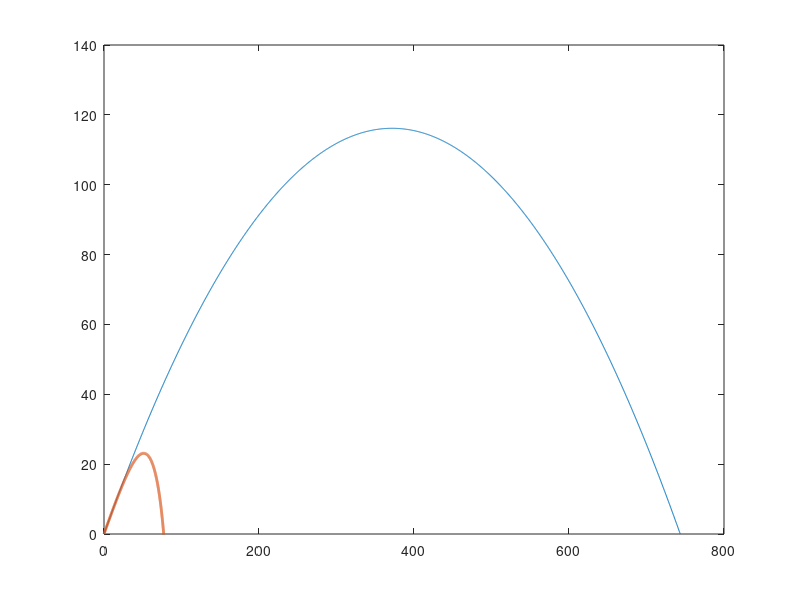

This chart was generated by the following MATLAB code: (Note: this script raises an error after producing the figure.)
% Anush Rathod
% 01/12/2021
% ECE 202, Project 2, Phase 3
% Hitting a home run, with air resistance
% Phase 1 - Comparing the analytical solution to the numeric, without drag
% phase 2 - Comparing drag and drag off trajectories
% phase 3 - exporting data to Excel and finding time of flight, maximum
%           height and range of the baseball


clear; clf;

% ------- Given Information -------

v0mph = 112; % exit velocity in mph
phi0deg = 32;    % launch angle in degrees

x0 = 0; y0 = 0; % starting position coordinates for the ball

g = 10; % gravitational constant, in m/s

% ------- Setting up variables -------

mph2mps = 5280 * 12 * 2.54 / 100 / 3600;   % mph to m/s conversion
deg2rad = pi()/180;   % degrees to radians

v0 = v0mph * mph2mps;
phi0 = phi0deg * deg2rad;

v0x = v0*cos(phi0);   % x-component of v0
v0y = v0*sin(phi0);   % y-component of v0

% ----- compute some useful characteristics of trajectory -----

tH = v0y/g;    % time to reach max. height
tLand = 2*tH;   % time to land (time of flight)

H = tH * v0y/2;   % max. height
R = v0x * tLand;   % range

m2ft = 3.3; % constant to convert from m to ft

R_ft = R*m2ft;    % ROUGH conversion from m to ft


% ----- set up a time array, compute x(t), y(t) analytically -----

tmin = 0; tmax = tLand; 
N = 2000;   % intervals

t = linspace(tmin, tmax, N+1);   % time array, connects x(t) with y(t)

% ------ Analytical Solution -------

xt = (x0 + v0x*t)*m2ft; % finding xt and converting to ft
yt = (y0 + v0y*t - (1/2)*g*t.^2)*m2ft;  % finding yt and converting to ft


% ------ Numerical Solution -------

m  = 0.145; % mass of baseball, in kg
C = input("Enter a value for drag coefficient C: ");
A = 0.00426; % cross sectional area, in m^2
            %(source-http://spiff.rit.edu/richmond/baseball/traj/traj.html)
p = 1.225; % air density, in kg/m^3 
          %(source - http://spiff.rit.edu/richmond/baseball/traj/traj.html)

dt = (tmax-tmin)/N;
y = zeros(1, N+1);   % initialize y(t)

x(1) = x0;
y(1) = y0;
vx = v0x;
vy = v0y;

D = 0.5*C*p*A;
for n = 1:N
    v = sqrt(vx^2 + vy^2);
    Fnet_x = 0 - D*v*vx;
    ax = Fnet_x/m;
    x(n+1) = x(n) + vx*dt + (1/2)*ax*dt^2;
    vx = vx + ax*dt;
    
    Fnet_y = -m*g - 0 - D*v*vy;
    ay = Fnet_y/m;
    y(n+1) = y(n) + vy*dt + (1/2)*ay*dt^2; 
    vy = vy + ay*dt;

end

x_ft = x*m2ft; % converting x(t) to feet
y_ft = y*m2ft; % converting y(t) to feet

% ------ checks -------

checkSum_x = sum(abs(x_ft-xt))
checkSum_y = sum(abs(y_ft-yt))

% -------- plotting graph ---------

plot(xt, yt, x_ft, y_ft, 'LineWidth', 2)
ylim([0 140])
ax = gca; ax.FontSize = 15; ax.GridAlpha = 0.5; ax.MinorGridAlpha=0.6;
xlabel('x (ft)', 'FontSize', 18) 
ylabel('y (ft)', 'FontSize', 18)

title({'ECE 202, Project 2, Phase 3, Trajectory of a baseball', ...
    'drag vs no drag'}, 'FontSize', 22)
str1 = sprintf("drag, C = %g", C);
legend('no drag', str1, 'FontSize', 18)

grid on
grid minor

% ----- export data to an excel file -----

export = [t; x_ft; y_ft].';

labels = ["Time t (s)", "x (ft)","y (ft)"];
export = [labels; export];

writematrix(export, 'trajectory2.csv')



